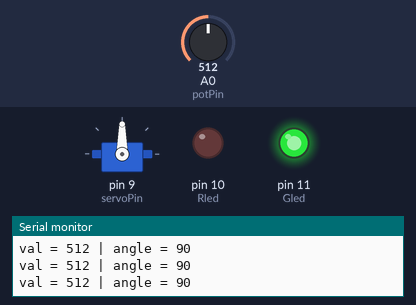
This sketch was run on a simulated Arduino Uno, built with avr-gcc and run on an emulated ATmega328P. Parts: servo, output pins drawn as LEDs (lit = HIGH), the last lines printed to the serial monitor. Inputs (shaded band) come from the test bench; at power-on: A0 (potPin) = 512.

Above: at 1.2 s.
1.3 s: A0 (potPin) set to 554
At 1.9 s:
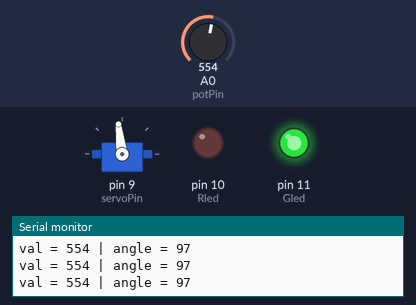
4.3 s: A0 (potPin) set to 579
At 5.3 s:
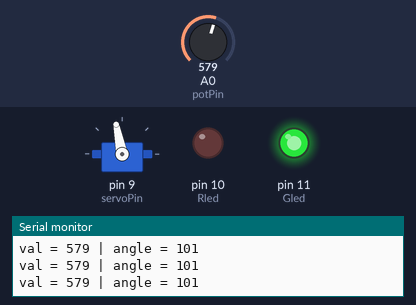
5.8 s: A0 (potPin) set to 306
At 6.7 s:
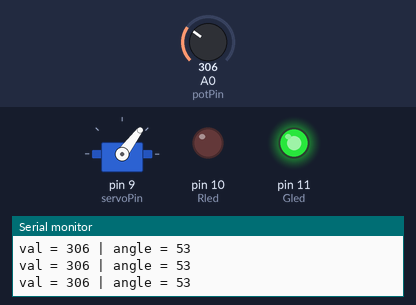
7.3 s: A0 (potPin) set to 716
At 7.8 s:
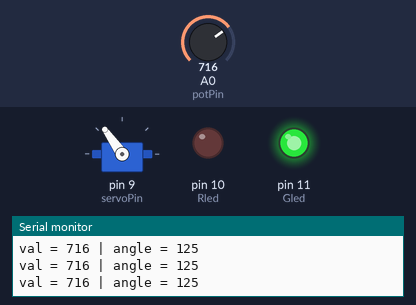
8.8 s: A0 (potPin) set to 20
At 9.9 s:
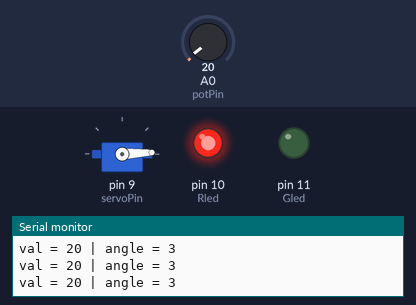
10.3 s: A0 (potPin) set to 122
At 10.9 s:
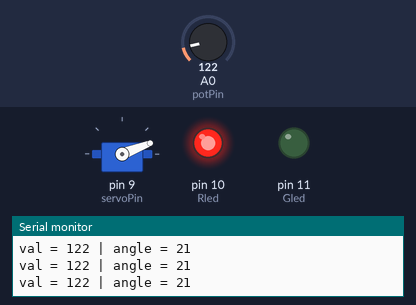
Timing chart, 0 to 12.8 s (numbered marks = the images above; inputs shaded):
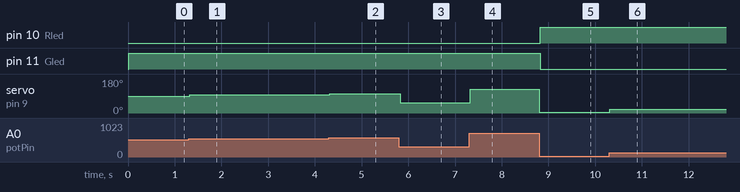

The sketch:

servoled.ino
```cpp
#include <Servo.h>

const int potPin = A0;    // 가변저항 (크놉)
const int servoPin = 9;   // 서보 신호 핀
const int Gled = 11;
const int Rled = 10;

Servo myServo;

void setup() {
  myServo.attach(servoPin);   // 서보를 9번 핀에 연결
  pinMode(Rled, OUTPUT);
  pinMode(Gled, OUTPUT);

  Serial.begin(9600);
}

void loop() {
  int val = analogRead(potPin);          // 0 ~ 1023
  int angle = map(val, 0, 1023, 0, 180); // 0 ~ 180도 변환

  myServo.write(angle);                  // 서보 각도 제어

  Serial.print("val = ");
  Serial.print(val);
  Serial.print(" | angle = ");
  Serial.println(angle);

  delay(15);  // 서보 안정 시간

  if (angle >= 30 && angle <= 150){
    digitalWrite(Gled, HIGH);
    digitalWrite(Rled, LOW);
  }else {
    digitalWrite(Gled, LOW);
    digitalWrite(Rled, HIGH);
  }
}
```

Measured:
- after the input at 1.3 s, servo on pin 9 (servoPin): 90° → 97° at once
- after the input at 4.3 s, servo on pin 9 (servoPin): 97° → 101° at once
- after the input at 5.8 s, servo on pin 9 (servoPin): 101° → 53° at once
- after the input at 7.3 s, servo on pin 9 (servoPin): 53° → 125° at once
- after the input at 8.8 s, pin 10 (Rled): LOW → HIGH at once; pin 11 (Gled): HIGH → LOW at once; servo on pin 9 (servoPin): 125° → 3° at once
- after the input at 10.3 s, servo on pin 9 (servoPin): 3° → 21° at once
